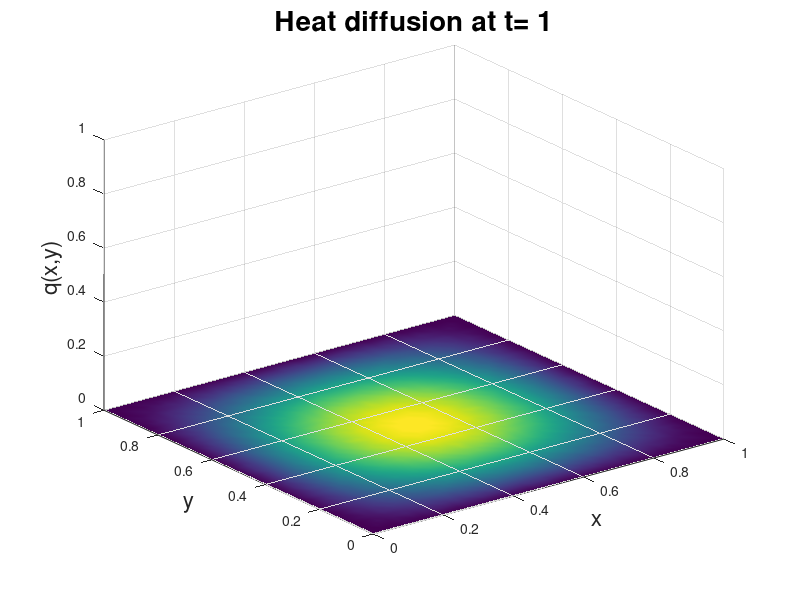

This figure's MATLAB source:
%% This script solves a Homogeneous Heat equation in [0 1]X[0 1] with zero Dirichlet B.C.
% Wakil Sarfaraz   30/11/15
clear all;
tic
xmax = 1;
tm = 1;
dt = 0.01;
M = tm/dt;
N = 50; 
X = linspace(0,xmax,N+1);
T = linspace(0, tm,M+1); 
[x, y] = meshgrid(X,X); 
x =x(:);  
y =y(:); 
NNODES = (N+1)^2;
Q = ones(NNODES,1);
NTRI = 2*N^2; 
LNODES = zeros(NTRI,3); 
for i = 1:N
    for j = 1: N
        LNODES(i+2*(j-1)*N,1) = i+(j-1)*(N+1);
        LNODES(i+2*(j-1)*N,2) = i+j*(N+1);
        LNODES(i+2*(j-1)*N,3) = (i+1)+(j-1)*(N+1); 
        
        LNODES(i+N+2*(j-1)*N,1) = i+1+j*(N+1);
        LNODES(i+N+2*(j-1)*N,2) = (i+1)+(j-1)*(N+1);
        LNODES(i+N+2*(j-1)*N,3) = i+j*(N+1);
    end
end

SP = sparse(NNODES, NNODES);
SPM = sparse(NNODES, NNODES);
LV = zeros(NNODES,1);         

for n = 1: NTRI
    r1 = [x(LNODES(n,1)) y(LNODES(n,1))];
    r2 = [x(LNODES(n,2)) y(LNODES(n,2))];
    r3 = [x(LNODES(n,3)) y(LNODES(n,3))];
    J = [r2(1)-r1(1) r2(2)-r1(2); r3(1)-r1(1) r3(2)-r1(2)];

Astiff = (1/(2*det(J)))* [(r2-r3)*(r2-r3)' (r2-r3)*(r3-r1)' (r2-r3)*(r1-r2)';... 
           (r2-r3)*(r3-r1)' (r3-r1)*(r3-r1)' (r3-r1)*(r1-r2)';...
           (r2-r3)*(r1-r2)' (r3-r1)*(r1-r2)' (r1-r2)*(r1-r2)'];

   
 Amass = det(J)*[1/12 1/24 1/24; 1/24 1/12 1/24; 1/24 1/24 1/12]; 
 
       for i = 1 : 3 
           for j = 1:3 
               SP(LNODES(n,i),LNODES(n,j)) =SP(LNODES(n,i),LNODES(n,j))+ Astiff(i,j);
               SPM(LNODES(n,i),LNODES(n,j)) =SPM(LNODES(n,i),LNODES(n,j))+ Amass(i,j);
           end
       end      
end
TMatrix =  (dt*SP+SPM);
for i = 1: NNODES
    if (x(i)==xmax && y(i)>=0 && y(i) <= xmax)  
        LV(i) = 0;
        TMatrix(i,:) = 0;
        SPM(i,:) = 0;
        TMatrix(i,i) =1 ;
    elseif (x(i)==0 && y(i)>=0 && y(i) <= xmax)  
        LV(i) = 0;
        TMatrix(i,:) = 0;
        SPM(i,:) = 0;
        TMatrix(i,i) =1 ;
     elseif (y(i) == 0 && x(i) >= 0 && x(i) <= xmax) 
        TMatrix(i,:) = 0;
        TMatrix(i,i) = 1;
        SPM(i,:) = 0;
        LV(i) = 0;
    elseif ( y(i) == xmax && x(i) >= 0 && x(i) <= xmax) 
        LV(i) = 0;
        TMatrix(i,:) = 0;
        TMatrix(i,i) =1 ;
        SPM(i,:) = 0 ; 
    end
end

for j = 1:M+1
    RHS = SPM*Q+LV;
    Q = TMatrix\RHS;
    trisurf(LNODES,x,y,Q(:,:))
shading interp
xlabel('x','fontsize',16) 
xlim([0 xmax])
ylim([0 xmax])
zlim([0 1])
ylabel('y','fontsize',16)
zlabel('q(x,y)','fontsize',16)
title(['Heat diffusion at t= ',num2str(T(j))],'fontsize',20)
pause(1e-10)  
end




